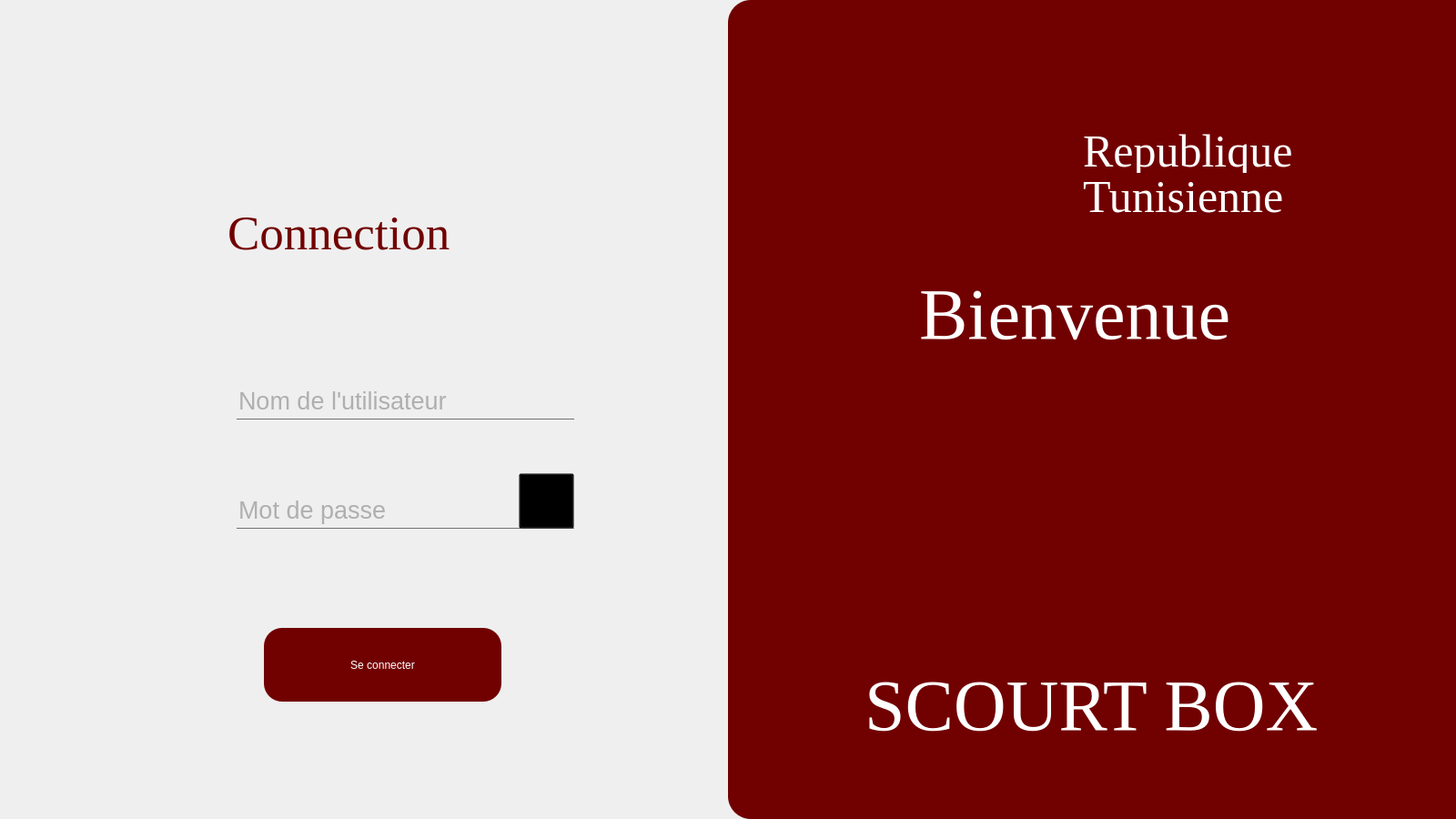
<?xml version="1.0" encoding="UTF-8"?>
<ui version="4.0">
 <class>Login</class>
 <widget class="QDialog" name="Login">
  <property name="geometry">
   <rect>
    <x>0</x>
    <y>0</y>
    <width>1600</width>
    <height>900</height>
   </rect>
  </property>
  <property name="windowTitle">
   <string>Dialog</string>
  </property>
  <widget class="QStackedWidget" name="stackedWidget">
   <property name="geometry">
    <rect>
     <x>0</x>
     <y>0</y>
     <width>1600</width>
     <height>900</height>
    </rect>
   </property>
   <property name="styleSheet">
    <string notr="true">boreder-radius:30px;</string>
   </property>
   <property name="currentIndex">
    <number>0</number>
   </property>
   <widget class="QWidget" name="page">
    <widget class="QFrame" name="frame">
     <property name="geometry">
      <rect>
       <x>800</x>
       <y>0</y>
       <width>850</width>
       <height>900</height>
      </rect>
     </property>
     <property name="styleSheet">
      <string notr="true">background:#710100;
border-radius:25px;</string>
     </property>
     <property name="frameShape">
      <enum>QFrame::StyledPanel</enum>
     </property>
     <property name="frameShadow">
      <enum>QFrame::Raised</enum>
     </property>
     <widget class="QLabel" name="label">
      <property name="geometry">
       <rect>
        <x>30</x>
        <y>60</y>
        <width>301</width>
        <height>281</height>
       </rect>
      </property>
      <property name="text">
       <string/>
      </property>
      <property name="pixmap">
       <pixmap resource="resource.qrc">:/image/image/314420709_645935173688771_4672309996695120339_n.png</pixmap>
      </property>
     </widget>
     <widget class="QLabel" name="label_3">
      <property name="geometry">
       <rect>
        <x>390</x>
        <y>90</y>
        <width>321</width>
        <height>151</height>
       </rect>
      </property>
      <property name="font">
       <font>
        <family>Georgia</family>
        <pointsize>-1</pointsize>
        <weight>50</weight>
        <italic>false</italic>
        <bold>false</bold>
       </font>
      </property>
      <property name="styleSheet">
       <string notr="true">color:white;
font: 40pt  'Georgia';font-size:50px;</string>
      </property>
      <property name="text">
       <string>Republique</string>
      </property>
     </widget>
     <widget class="QLabel" name="label_4">
      <property name="geometry">
       <rect>
        <x>390</x>
        <y>190</y>
        <width>261</width>
        <height>51</height>
       </rect>
      </property>
      <property name="font">
       <font>
        <family>Georgia</family>
        <pointsize>-1</pointsize>
        <weight>50</weight>
        <italic>false</italic>
        <bold>false</bold>
       </font>
      </property>
      <property name="styleSheet">
       <string notr="true">color:white;
font: 40pt  'Georgia';font-size:50px;</string>
      </property>
      <property name="text">
       <string>Tunisienne</string>
      </property>
     </widget>
     <widget class="QLabel" name="label_5">
      <property name="geometry">
       <rect>
        <x>150</x>
        <y>690</y>
        <width>521</width>
        <height>171</height>
       </rect>
      </property>
      <property name="font">
       <font>
        <family>Georgia</family>
        <pointsize>-1</pointsize>
        <weight>50</weight>
        <italic>false</italic>
        <bold>false</bold>
       </font>
      </property>
      <property name="styleSheet">
       <string notr="true">color:white;
font: 40pt  'Georgia';font-size:80px;</string>
      </property>
      <property name="text">
       <string>SCOURT BOX</string>
      </property>
     </widget>
     <widget class="QLabel" name="label_6">
      <property name="geometry">
       <rect>
        <x>210</x>
        <y>260</y>
        <width>381</width>
        <height>171</height>
       </rect>
      </property>
      <property name="font">
       <font>
        <family>Georgia</family>
        <pointsize>-1</pointsize>
        <weight>50</weight>
        <italic>false</italic>
        <bold>false</bold>
       </font>
      </property>
      <property name="styleSheet">
       <string notr="true">color:white;
font: 40pt  'Georgia';font-size:80px;</string>
      </property>
      <property name="text">
       <string>Bienvenue</string>
      </property>
     </widget>
     <widget class="QLabel" name="label_2">
      <property name="geometry">
       <rect>
        <x>250</x>
        <y>430</y>
        <width>290</width>
        <height>270</height>
       </rect>
      </property>
      <property name="text">
       <string/>
      </property>
      <property name="pixmap">
       <pixmap resource="resource.qrc">:/image/image/314462853_690126882446685_4489140464131492544_n (1).png</pixmap>
      </property>
     </widget>
    </widget>
    <widget class="QLineEdit" name="username">
     <property name="geometry">
      <rect>
       <x>260</x>
       <y>420</y>
       <width>371</width>
       <height>41</height>
      </rect>
     </property>
     <property name="font">
      <font>
       <pointsize>20</pointsize>
       <weight>50</weight>
       <italic>false</italic>
       <bold>false</bold>
      </font>
     </property>
     <property name="styleSheet">
      <string notr="true">color:#717072;
background:transparent;
font:   'Georgia';
border-bottom:1px solid #717072;</string>
     </property>
     <property name="text">
      <string/>
     </property>
     <property name="frame">
      <bool>false</bool>
     </property>
     <property name="placeholderText">
      <string>Nom de l'utilisateur</string>
     </property>
    </widget>
    <widget class="QLineEdit" name="password">
     <property name="geometry">
      <rect>
       <x>260</x>
       <y>540</y>
       <width>371</width>
       <height>41</height>
      </rect>
     </property>
     <property name="font">
      <font>
       <pointsize>20</pointsize>
       <weight>50</weight>
       <italic>false</italic>
       <bold>false</bold>
      </font>
     </property>
     <property name="styleSheet">
      <string notr="true">color:#717072;
background:transparent;
font:   'Georgia';
border-bottom:1px solid #717072;</string>
     </property>
     <property name="text">
      <string/>
     </property>
     <property name="frame">
      <bool>false</bool>
     </property>
     <property name="echoMode">
      <enum>QLineEdit::Password</enum>
     </property>
     <property name="placeholderText">
      <string>Mot de passe</string>
     </property>
    </widget>
    <widget class="QLabel" name="label_7">
     <property name="geometry">
      <rect>
       <x>190</x>
       <y>530</y>
       <width>60</width>
       <height>60</height>
      </rect>
     </property>
     <property name="text">
      <string/>
     </property>
     <property name="pixmap">
      <pixmap resource="resource.qrc">:/image/image/lock.png</pixmap>
     </property>
    </widget>
    <widget class="QLabel" name="label_8">
     <property name="geometry">
      <rect>
       <x>190</x>
       <y>410</y>
       <width>60</width>
       <height>60</height>
      </rect>
     </property>
     <property name="text">
      <string/>
     </property>
     <property name="pixmap">
      <pixmap resource="resource.qrc">:/image/image/username.png</pixmap>
     </property>
    </widget>
    <widget class="QPushButton" name="pushButton">
     <property name="geometry">
      <rect>
       <x>290</x>
       <y>690</y>
       <width>261</width>
       <height>81</height>
      </rect>
     </property>
     <property name="styleSheet">
      <string notr="true">
#pushButton{
color:white;
border-radius:20px;
font: 18pt  'Georgia';
background:#710100;
}

#pushButton:hover{
border-radius:20px;
font: 18pt  'Georgia';
background:#D32028;
color:white;

}</string>
     </property>
     <property name="text">
      <string>Se connecter</string>
     </property>
    </widget>
    <widget class="QLabel" name="label_9">
     <property name="geometry">
      <rect>
       <x>250</x>
       <y>220</y>
       <width>341</width>
       <height>71</height>
      </rect>
     </property>
     <property name="font">
      <font>
       <family>Georgia</family>
       <pointsize>40</pointsize>
       <weight>50</weight>
       <italic>false</italic>
       <bold>false</bold>
       <underline>false</underline>
       <kerning>false</kerning>
      </font>
     </property>
     <property name="styleSheet">
      <string notr="true">color:#710100;
font: 40pt  'Georgia';</string>
     </property>
     <property name="text">
      <string>Connection</string>
     </property>
    </widget>
    <widget class="QPushButton" name="pushButton_2">
     <property name="geometry">
      <rect>
       <x>570</x>
       <y>520</y>
       <width>61</width>
       <height>61</height>
      </rect>
     </property>
     <property name="styleSheet">
      <string notr="true">background:transparent;</string>
     </property>
     <property name="text">
      <string/>
     </property>
     <property name="checkable">
      <bool>true</bool>
     </property>
    </widget>
    <widget class="QLabel" name="label_e">
     <property name="geometry">
      <rect>
       <x>570</x>
       <y>525</y>
       <width>56</width>
       <height>51</height>
      </rect>
     </property>
     <property name="text">
      <string/>
     </property>
    </widget>
    <zorder>label_e</zorder>
    <zorder>frame</zorder>
    <zorder>username</zorder>
    <zorder>password</zorder>
    <zorder>label_7</zorder>
    <zorder>label_8</zorder>
    <zorder>pushButton</zorder>
    <zorder>label_9</zorder>
    <zorder>pushButton_2</zorder>
   </widget>
   <widget class="QWidget" name="page_2"/>
  </widget>
 </widget>
 <resources>
  <include location="resource.qrc"/>
 </resources>
 <connections/>
</ui>
